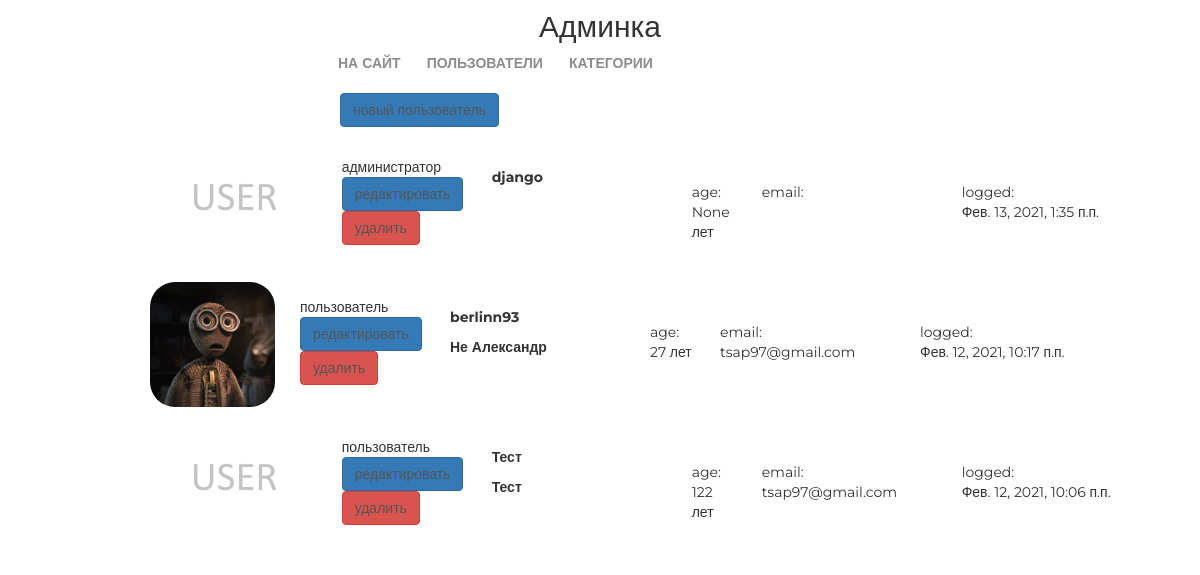
Before: /new/admin/ (signed in) with the older database file.
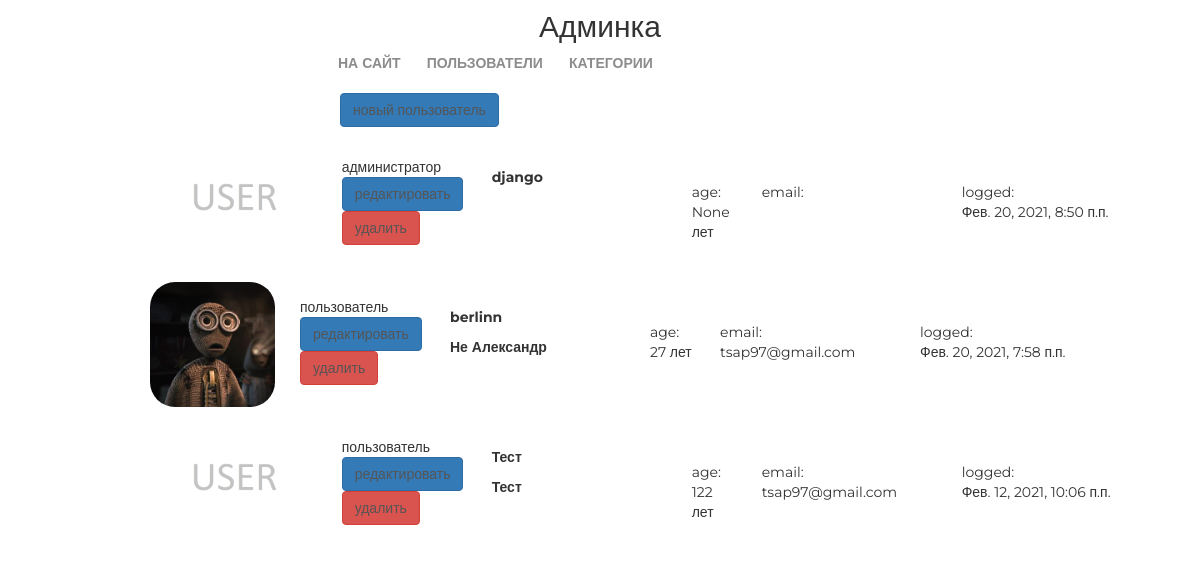
After: the same page with the newer database file.
### authapp/models.py (models this page shows, shortened)
class ShopUser(AbstractUser):
    age = models.PositiveIntegerField('возраст', null=True)
    avatar = models.ImageField(upload_to='avatars', blank=True)

### adminapp/views.py (the view)
# urls.py: path('', adminapp.index, name='index'),
@user_passes_test(lambda user: user.is_superuser)
def index(request):
    all_users = get_user_model().objects.all()
    context = {'page_title': 'админка/пользователи',
               'all_users': all_users}
    return render(request, 'adminapp/index.html', context)

### adminapp/templatetags/my_tags.py (called while the page is built)
@register.filter(name='media_folder_users')
def media_folder_users(string):
    if not string:
        string = 'avatars/default.jpg'
    return f'{settings.MEDIA_URL}{string}'

### adminapp/templates/adminapp/index.html (shortened to what this page needs)
{% extends 'adminapp/base.html' %}
{% load static %}
{% load my_tags %}
{% block container %}
    <div class="users_list">
        <a href="#" class="btn btn-primary new_user">
            новый пользователь
        </a>
        {% for shop_user in all_users %}
            <div class="user_record {% if not shop_user.is_active %}not_active{% endif %}">
                <img src="{{ shop_user.avatar|media_folder_users }}"
                     alt="{{ shop_user.username }}">
                <div class="user_role">
                    {% if shop_user.is_superuser %}
                        администратор
                    {% else %}
                        пользователь
                    {% endif %}
                    <a href="{% url 'new_admin:user_update' shop_user.pk %}"
                       class="btn btn-primary">
                        редактировать
                    </a>
                    <a href="{% url 'new_admin:user_delete' shop_user.pk %}"
                       class="btn btn-danger">
                        {% if shop_user.is_active %}
                            удалить
                        {% elif not shop_user.is_active %}
                            восстановить
                        {% endif %}
                    </a>
                </div>
                <div class="user_name">
                    <p><strong>{{ shop_user.username }}</strong></p>
                    <p>
                        {% if shop_user.first_name %}
                            <b>{{ shop_user.first_name|capfirst }}</b>
                        {% endif %}
                    </p>
                </div>
                <div class="user_age">
                    age:<br>
                    {{ shop_user.age }} лет
                </div>
                <div class="user_email">
                    email:<br>
                    {{ shop_user.email }}
                </div>
                <div class="user_lastlogin">
                    logged:<br>
                    {{ shop_user.last_login }}
                </div>
            </div>
        {% endfor %}
    </div>
{% endblock %}

Changed rows visible on the page:
changed ShopUser "django": last_login "Фев. 13, 2021, 1:35 п.п." → "Фев. 20, 2021, 8:50 п.п."
changed ShopUser "Не Александр": username "berlinn93" → "berlinn"; last_login "Фев. 12, 2021, 10:17 п.п." → "Фев. 20, 2021, 7:58 п.п."
